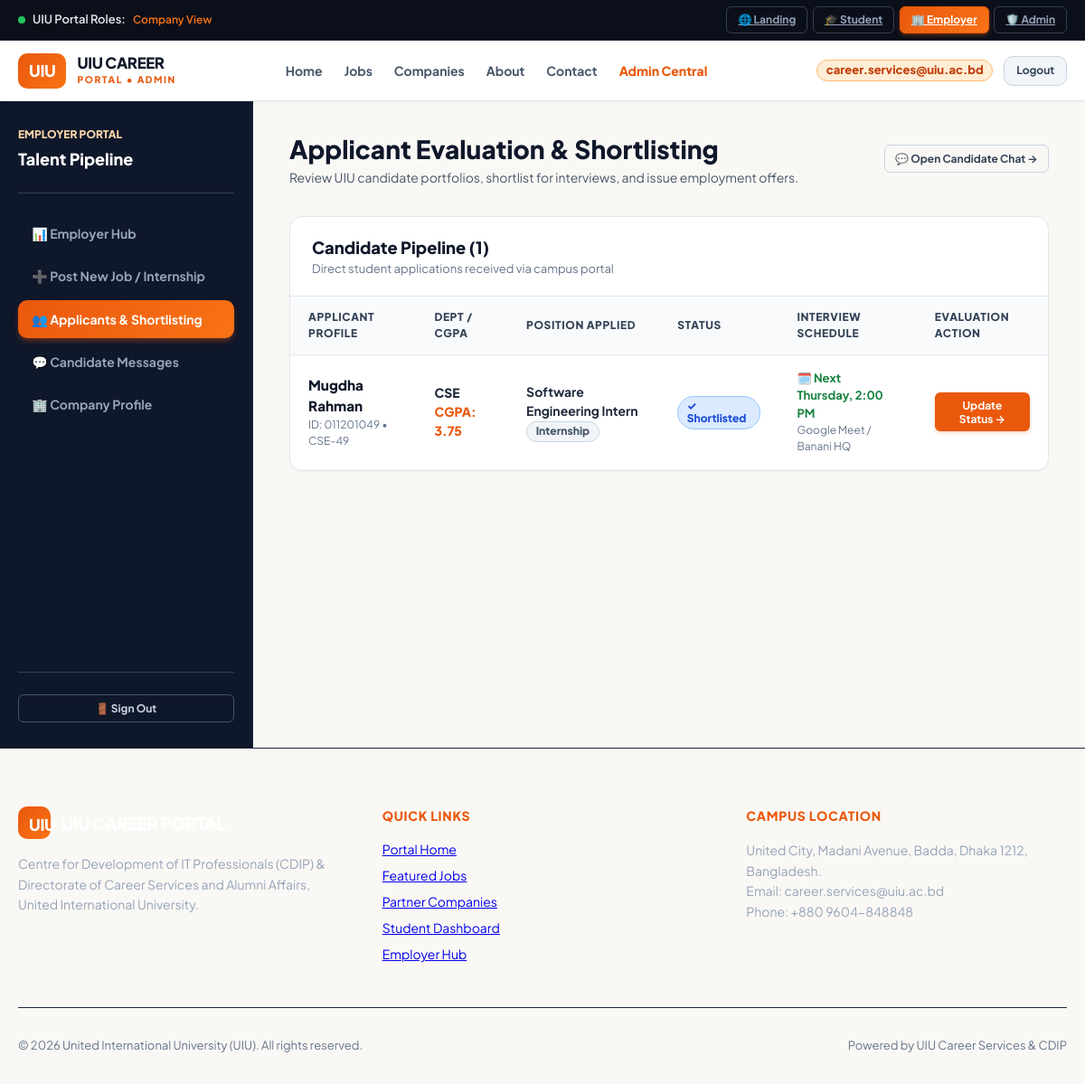
Page /company/applicants.php (signed in) on the committed database.
### tables this page shows
CREATE TABLE `applications` (
  `id` INT AUTO_INCREMENT PRIMARY KEY,
  `job_id` INT NOT NULL,
  `student_id` INT NOT NULL,
  `status` ENUM('Applied', 'Under Review', 'Shortlisted', 'Interview Scheduled', 'Offered', 'Selected', 'Rejected') NOT NULL DEFAULT 'Applied',
  `applied_date` TIMESTAMP DEFAULT CURRENT_TIMESTAMP,
  `notes` TEXT,
  `interview_date` VARCHAR(100) NULL,
  `interview_venue` VARCHAR(255) NULL,
  FOREIGN KEY (`job_id`) REFERENCES `jobs`(`id`) ON DELETE CASCADE,
  FOREIGN KEY (`student_id`) REFERENCES `students`(`id`) ON DELETE CASCADE,
  UNIQUE KEY `unique_student_job_app` (`job_id`, `student_id`)
);

CREATE TABLE `students` (
  `id` INT AUTO_INCREMENT PRIMARY KEY,
  `user_id` INT NOT NULL UNIQUE,
  `student_id` VARCHAR(50) NOT NULL UNIQUE,
  `full_name` VARCHAR(150) NOT NULL,
  `department` VARCHAR(50) NOT NULL,
  `batch` VARCHAR(50) NOT NULL,
  `cgpa` DECIMAL(3,2) DEFAULT 3.75,
  `phone` VARCHAR(30) DEFAULT '+880 1712-345678',
  `linkedin` VARCHAR(255) DEFAULT 'https://linkedin.com/in/mugdharahman',
  `github` VARCHAR(255) DEFAULT 'https://github.com/mugdharahman',
  `address` VARCHAR(255) DEFAULT 'Badda, Dhaka, Bangladesh',
  `skills` TEXT,
  `avatar` VARCHAR(255) DEFAULT 'default-avatar.png',
  `created_at` TIMESTAMP DEFAULT CURRENT_TIMESTAMP,
  FOREIGN KEY (`user_id`) REFERENCES `users`(`id`) ON DELETE CASCADE
);

CREATE TABLE `jobs` (
  `id` INT AUTO_INCREMENT PRIMARY KEY,
  `company_id` INT NOT NULL,
  `title` VARCHAR(200) NOT NULL,
  `department` VARCHAR(50) NOT NULL DEFAULT 'CSE',
  `type` ENUM('Full-time', 'Internship', 'Contract', 'Part-time') NOT NULL DEFAULT 'Full-time',
  `workplace` ENUM('On-site', 'Remote', 'Hybrid') NOT NULL DEFAULT 'Hybrid',
  `location` VARCHAR(150) NOT NULL DEFAULT 'Dhaka, Bangladesh',
  `salary` VARCHAR(100) NOT NULL,
  `stipend_numeric` INT NOT NULL DEFAULT 0,
  `deadline` DATE NOT NULL,
  `skills` TEXT NOT NULL,
  `description` TEXT NOT NULL,
  `requirements` TEXT NOT NULL,
  `responsibilities` TEXT NOT NULL,
  `status` ENUM('Approved', 'Pending', 'Rejected') NOT NULL DEFAULT 'Approved',
  `featured` TINYINT(1) DEFAULT 0,
  `applicants_count` INT DEFAULT 0,
  `created_at` TIMESTAMP DEFAULT CURRENT_TIMESTAMP,
  FOREIGN KEY (`company_id`) REFERENCES `companies`(`id`) ON DELETE CASCADE
);

### includes/functions.php (called while the page is built, shortened)
<?php
function get_app_root() {
    $script_dir = str_replace('\\', '/', dirname($_SERVER['SCRIPT_NAME'] ?? ''));
    $app_root = preg_replace('#/(student|company|admin|guest|api|includes|config|src)$#i', '', $script_dir);
    if ($app_root === '/' || $app_root === '') {
        return '';
    }
    return rtrim($app_root, '/');
}

### company/applicants.php (the view, shortened to what this page needs)
<?php
require_once __DIR__ . '/../includes/functions.php';
$user = current_user();
$pdo = get_db_connection();
$company_id = 1;
if ($pdo) {
    $cStmt = $pdo->prepare("SELECT id, name FROM companies WHERE user_id = ? OR id = ? LIMIT 1");
    $cStmt->execute([$user['id'] ?? 4, $user['profile']['id'] ?? 1]);
    $cRow = $cStmt->fetch();
    if ($cRow) $company_id = $cRow['id'];
}
$applicants = [];
if ($pdo) {
    try {
        $stmt = $pdo->prepare("
            SELECT a.*, s.full_name as student_name, s.student_id as student_uni_id, s.department as student_dept, s.batch as student_batch, s.cgpa, s.phone as student_phone, s.skills as student_skills,
                   j.title as job_title, j.type as job_type
            FROM applications a
            JOIN jobs j ON a.job_id = j.id
            JOIN students s ON a.student_id = s.id
            WHERE j.company_id = ?
            ORDER BY a.applied_date DESC
        ");
        $stmt->execute([$company_id]);
        $applicants = $stmt->fetchAll();
    } catch (Exception $e) {
        error_log("Error in company/applicants.php: " . $e->getMessage());
    }
}
require_once __DIR__ . '/../includes/header.php';
require_once __DIR__ . '/../includes/navbar.php';
?>
<div class="portal-layout">
  <aside class="portal-sidebar">
    <div>
      <div class="sidebar-brand">
        <div style="font-size: 0.75rem; text-transform: uppercase; font-weight: 800; color: #fed7aa;">Employer Portal</div>
        <div style="font-size: 1.125rem; font-weight: 900; color: #ffffff; margin-top: 0.2rem;">Talent Pipeline</div>
      </div>
      <ul class="sidebar-menu">
        <li><a href="<?= $app_root ?>/company/dashboard.php" class="sidebar-link">📊 Employer Hub</a></li>
        <li><a href="<?= $app_root ?>/company/create_job.php" class="sidebar-link">➕ Post New Job / Internship</a></li>
        <li><a href="<?= $app_root ?>/company/applicants.php" class="sidebar-link active">👥 Applicants & Shortlisting</a></li>
        <li><a href="<?= $app_root ?>/company/chat.php" class="sidebar-link">💬 Candidate Messages</a></li>
        <li><a href="<?= $app_root ?>/company/profile.php" class="sidebar-link">🏢 Company Profile</a></li>
      </ul>
    </div>
    <div style="padding-top: 1.5rem; border-top: 1px solid #334155;">
      <a href="<?= $app_root ?>/logout.php" class="btn btn-outline btn-sm" style="width: 100%; color: #cbd5e1; border-color: #475569;">
        🚪 Sign Out
      </a>
    </div>
  </aside>
  <main class="portal-main">
    <div class="topbar">
      <div>
        <h1 class="topbar-title">Applicant Evaluation & Shortlisting</h1>
        <p style="color: var(--slate-600); font-size: 0.875rem;">Review UIU candidate portfolios, shortlist for interviews, and issue employment offers.</p>
      </div>
      <a href="<?= $app_root ?>/company/chat.php" class="btn btn-outline btn-sm">
        💬 Open Candidate Chat &rarr;
      </a>
    </div>
    <div class="table-card">
      <div class="table-header">
        <div>
          <h2 style="font-size: 1.15rem; font-weight: 800; color: var(--slate-900);">Candidate Pipeline (<?= count($applicants) ?>)</h2>
          <p style="font-size: 0.8125rem; color: var(--slate-500);">Direct student applications received via campus portal</p>
        </div>
      </div>
      <div class="table-responsive">
        <table class="data-table">
          <thead>
            <tr>
              <th>Applicant Profile</th>
              <th>Dept / CGPA</th>
              <th>Position Applied</th>
              <th>Status</th>
              <th>Interview Schedule</th>
              <th>Evaluation Action</th>
            </tr>
          </thead>
          <tbody>
            <?php foreach ($applicants as $app): ?>
              <tr>
                <td>
                  <div style="font-weight: 800; color: var(--slate-900); font-size: 0.95rem;">
                    <?= htmlspecialchars($app['student_name']) ?>
                  </div>
                  <div style="font-size: 0.75rem; color: var(--slate-500);">
                    ID: <?= htmlspecialchars($app['student_uni_id']) ?> • <?= htmlspecialchars($app['student_batch'] ?? 'UIU') ?>
                  </div>
                </td>
                <td>
                  <div style="font-weight: 800;"><?= htmlspecialchars($app['student_dept']) ?></div>
                  <div style="font-weight: 800; color: var(--primary);">CGPA: <?= htmlspecialchars((string)$app['cgpa']) ?></div>
                </td>
                <td>
                  <div style="font-weight: 700; color: var(--slate-800);"><?= htmlspecialchars($app['job_title']) ?></div>
                  <span class="badge badge-gray"><?= htmlspecialchars($app['job_type']) ?></span>
                </td>
                <td>
                  <?php if ($app['status'] === 'Shortlisted'): ?>
                    <span class="badge badge-blue">✓ Shortlisted</span>
                  <?php elseif ($app['status'] === 'Selected' || $app['status'] === 'Offered'): ?>
                    <span class="badge badge-green">★ Selected / Offer</span>
                  <?php elseif ($app['status'] === 'Rejected'): ?>
                    <span class="badge badge-red">Rejected</span>
                  <?php else: ?>
                    <span class="badge badge-orange"><?= htmlspecialchars($app['status']) ?></span>
                  <?php endif; ?>
                </td>
                <td>
                  <?php if (!empty($app['interview_date'])): ?>
                    <div style="font-size: 0.8125rem; font-weight: 700; color: #15803d;">
                      🗓️ <?= htmlspecialchars($app['interview_date']) ?>
                    </div>
                    <div style="font-size: 0.75rem; color: var(--slate-500);">
                      <?= htmlspecialchars($app['interview_venue'] ?? 'Online') ?>
                    </div>
                  <?php else: ?>
                    <span style="font-size: 0.75rem; color: var(--slate-400);">Not scheduled yet</span>
                  <?php endif; ?>
                </td>
                <td>
                  <button type="button" class="btn btn-primary btn-sm" onclick="openEvaluateModal(<?= htmlspecialchars(json_encode($app)) ?>)">
                    Update Status &rarr;
                  </button>
                </td>
              </tr>
            <?php endforeach; ?>
          </tbody>
        </table>
      </div>
    </div>
  </main>
</div>
<?php require_once __DIR__ . '/../includes/footer.php'; ?>

### src/css/style.css (style rules this page uses)
:root { --primary: #ea580c; --primary-hover: #c2410c; --primary-light: #fff7ed; --primary-border: #fed7aa; --secondary: #0f172a; --secondary-light: #1e293b; --slate-50: #f8fafc; --slate-100: #f1f5f9; --slate-200: #e2e8f0; --slate-300: #cbd5e1; --slate-400: #94a3b8; --slate-500: #64748b; --slate-600: #475569; --slate-700: #334155; --slate-800: #1e293b; --slate-900: #0f172a; --success: #10b981; --success-bg: #ecfdf5; --warning: #f59e0b; --warning-bg: #fffbeb; --danger: #ef4444; --danger-bg: #fef2f2; --info: #3b82f6; --info-bg: #eff6ff; --radius-sm: 6px; --radius-md: 10px; --radius-lg: 14px; --radius-xl: 20px; --shadow-sm: 0 1px 2px 0 rgb(0 0 0 / 0.05); --shadow-md: 0 4px 6px -1px rgb(0 0 0 / 0.1), 0 2px 4px -2px rgb(0 0 0 / 0.1); --shadow-lg: 0 10px 15px -3px rgb(0 0 0 / 0.1), 0 4px 6px -4px rgb(0 0 0 / 0.1); --shadow-xl: 0 20px 25px -5px rgb(0 0 0 / 0.1), 0 8px 10px -6px rgb(0 0 0 / 0.1); }
* { box-sizing: border-box; margin: 0; padding: 0; }
body { font-family: 'Plus Jakarta Sans', system-ui, -apple-system, BlinkMacSystemFont, "Segoe UI", Roboto, sans-serif; color: var(--slate-900); background-color: #faf8f5; line-height: 1.5; -webkit-font-smoothing: antialiased; }
.btn { display: inline-flex; align-items: center; justify-content: center; gap: 0.4rem; padding: 0.55rem 1.15rem; border-radius: var(--radius-md); font-size: 0.875rem; font-weight: 700; cursor: pointer; transition: all 0.18s ease; border: 1px solid transparent; text-decoration: none; font-family: inherit; }
.btn-primary { background-color: var(--primary); color: #ffffff; box-shadow: 0 2px 4px rgba(234, 88, 12, 0.25); }
.btn-outline { background-color: transparent; color: var(--slate-700); border-color: var(--slate-300); }
.btn-sm { padding: 0.35rem 0.7rem; font-size: 0.75rem; border-radius: var(--radius-sm); }
.badge { display: inline-flex; align-items: center; padding: 0.2rem 0.6rem; border-radius: 9999px; font-size: 0.75rem; font-weight: 800; line-height: 1.2; }
.badge-blue { background-color: #dbeafe; color: #1d4ed8; border: 1px solid #93c5fd; }
.badge-gray { background-color: #f1f5f9; color: #475569; border: 1px solid #cbd5e1; }
.portal-layout { display: grid; grid-template-columns: 280px 1fr; min-height: calc(100vh - 85px); }
.portal-sidebar { background: #0f172a; color: #e2e8f0; padding: 1.75rem 1.25rem; border-right: 1px solid #1e293b; display: flex; flex-direction: column; justify-content: space-between; }
.sidebar-brand { padding-bottom: 1.5rem; border-bottom: 1px solid #334155; margin-bottom: 1.5rem; }
.sidebar-menu { list-style: none; display: flex; flex-direction: column; gap: 0.35rem; }
.sidebar-link { display: flex; align-items: center; gap: 0.75rem; padding: 0.65rem 0.95rem; color: #94a3b8; text-decoration: none; border-radius: var(--radius-md); font-weight: 700; font-size: 0.875rem; transition: all 0.15s ease; cursor: pointer; }
.sidebar-link.active { color: #ffffff; background: linear-gradient(135deg, #ea580c, #f97316); box-shadow: 0 4px 6px -1px rgba(234, 88, 12, 0.4); }
.portal-main { background-color: #faf8f5; padding: 2rem 2.5rem; overflow-y: auto; }
.topbar { display: flex; justify-content: space-between; align-items: center; margin-bottom: 2rem; flex-wrap: wrap; gap: 1rem; }
.topbar-title { font-size: 1.75rem; font-weight: 900; color: var(--slate-900); }
.table-card { background: #ffffff; border-radius: var(--radius-lg); border: 1px solid var(--slate-200); box-shadow: var(--shadow-sm); overflow: hidden; margin-bottom: 2rem; }
.table-header { padding: 1.25rem 1.5rem; border-bottom: 1px solid var(--slate-200); display: flex; justify-content: space-between; align-items: center; }
.table-responsive { width: 100%; overflow-x: auto; }
.data-table { width: 100%; border-collapse: collapse; text-align: left; font-size: 0.875rem; }
.data-table th { background-color: #f8fafc; color: var(--slate-700); font-weight: 800; padding: 0.85rem 1.25rem; border-bottom: 1px solid var(--slate-200); text-transform: uppercase; font-size: 0.75rem; letter-spacing: 0.05em; }
.data-table td { padding: 1rem 1.25rem; border-bottom: 1px solid var(--slate-100); color: var(--slate-800); vertical-align: middle; }

### rows in the picture
applications: student.full_name "Mugdha Rahman", student.student_id "011201049", student.batch "CSE-49", student.department "CSE", student.cgpa "3.75", job.title "Software Engineering Intern", job.type "Internship", status "✓ Shortlisted", interview_date "Next Thursday, 2:00 PM", interview_venue "Google Meet / Banani HQ"

### other values in the picture
$active_role_section "Company"
$current_role "ADMIN"
$user['name'] "career.services@uiu.ac.bd"
count($applicants) "1"
